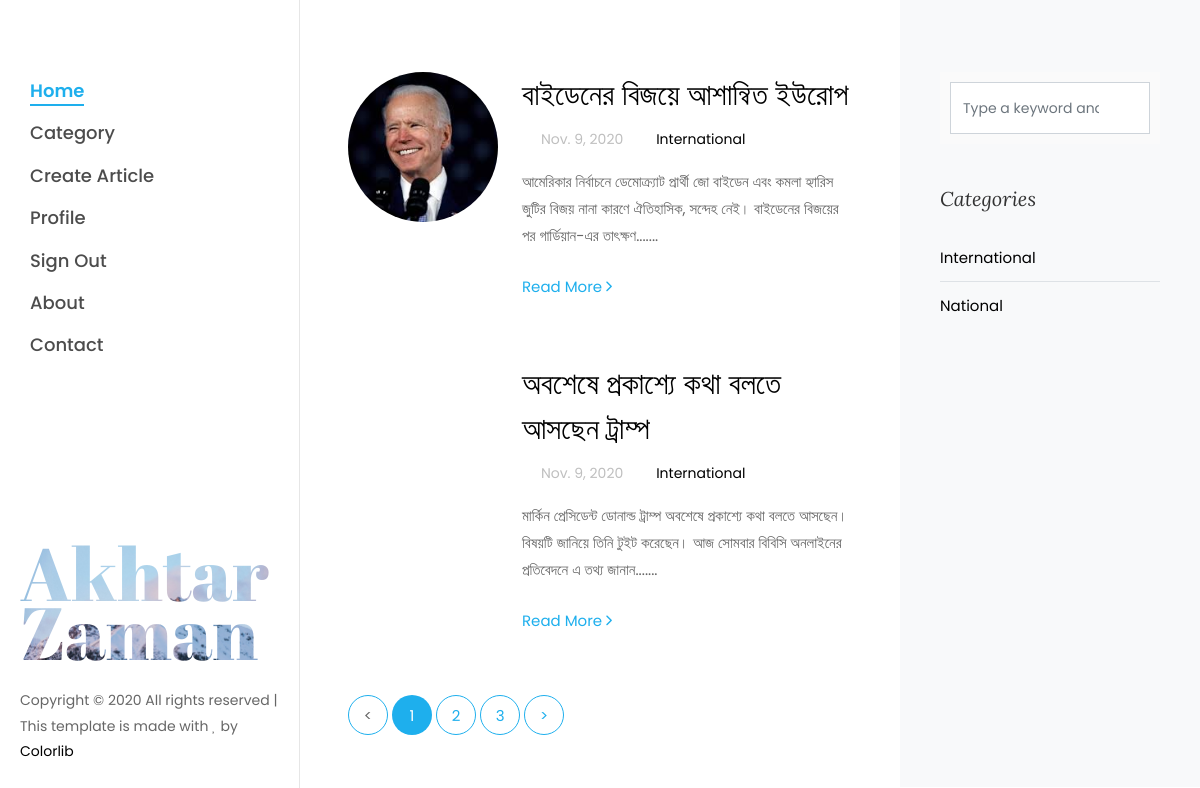
/articles/index/ (signed in), run on the app's committed database.
### Articles/models.py (models this page shows, shortened)
class Blog_Articles(models.Model):
    Title= models.CharField(max_length=300, unique=True)
    Categorry = models.ForeignKey('Category', blank=True,  on_delete = models.CASCADE, null=True)
    Description = models.TextField()
    author = models.ForeignKey(Custom_User_Model, default= None, on_delete = models.CASCADE)
    Date = models.DateField(auto_now_add=True)
    Image = models.ImageField(default='default.jpeg', blank=True)
    Status = models.CharField(max_length=1, choices=STATUS_CHOICES)
    def snippet(self):
        return self.Description[:150]+'.......'

class Category(models.Model):
    name = models.CharField(max_length=50)
    def __str__(self):
        return self.name

### Articles/views.py (the view)
# urls.py: path('index/', views.index, name='index'),
def index(request):
    post = Blog_Articles.objects.filter(Status='A')
    page = request.GET.get('page', 1)
    paginator = Paginator(post, 2)
    try:
        Blog_Posts = paginator.page(page)
    except PageNotAnInteger:
        Blog_Posts = paginator.page(1)
    except EmptyPage:
        Blog_Posts = paginator.page(paginator.num_pages)
    return render (request, 'index.html', {'Blog_Posts':Blog_Posts})

### templates/index.html
{% extends 'base.html' %} {% load static %} {% block content %}
<div class="col-xl-8 py-5 px-md-5">
    <div class="row pt-md-4">
        {% for post in Blog_Posts %}
        <div class="col-md-12">
            <div class="blog-entry ftco-animate d-md-flex">
                <a href="{% url 'FullArticle' post.id %}" class="img img-2" style="background-image: url('{{post.Image.url}}');"></a>
                <div class="text text-2 pl-md-4">
                    <h3 class="mb-2"><a href="{% url 'FullArticle' post.id %}">{{post.Title}}</a></h3>
                    <div class="meta-wrap">
                        <p class="meta">
                            <span><i class="icon-calendar mr-2"></i>{{post.Date}}</span>
                            <span><a href="single.html"><i class="icon-folder-o mr-2"></i>{{post.Categorry}}</a></span>
                            <span><i class="icon-comment2 mr-2"></i>{{post.Author}}</span>
                        </p>
                    </div>
                    <p class="mb-4">{{post.snippet}}</p>
                    <p><a href="{% url 'FullArticle' post.id %}" class="btn-custom">Read More <span class="ion-ios-arrow-forward"></span></a></p>
                </div>
            </div>
        </div>
        {% endfor %}
    </div>
    <div class="row">
        <div class="col">
            <div class="block-27">
                {% if Blog_Posts.has_other_pages %}
                <ul>
                    {% if Blog_Posts.has_previous %}
                    <li><a href="?page={{ Blog_Posts.previous_page_number }}">&lt;</a></li>
                    {% else %}
                    <li class="disabled"><span>&lt;</span></li>
                    {% endif %} {% for i in Blog_Posts.paginator.page_range %} {% if Blog_Posts.number == i %}
                    <li class="active"><span>{{ i }}</span></li>
                    {% else %}
                    <li><a href="?page={{ i }}">{{ i }}</a></li>
                    {% endif %} {% endfor %} {% if Blog_Posts.has_next %}
                    <li><a href="?page={{ Blog_Posts.next_page_number }}">&gt;</a></li>
                    {% else %}
                    <li class="disabled"><span>&gt;</span></li> {% endif %}
                </ul>
                {% endif %}
            </div>
        </div>
    </div>
</div>
<div class="col-xl-4 sidebar ftco-animate bg-light pt-5">
    <div class="sidebar-box pt-md-4">
        <form action="{% url 'search_results' %}" method="get" class="search-form">
            <div class="form-group">
                <span class="icon icon-search"> </span>
                <input type="text" class="form-control" placeholder="Type a keyword and hit enter" name="q">
            </div>
        </form>
    </div>
    <div class="sidebar-box ftco-animate">
        <h3 class="sidebar-heading">Categories</h3>
        <ul class="categories">
            <li><a href="#">International</a></li>
            <li><a href="#">National</a></li>
        </ul>
    </div>
</div>
{% endblock content %}

### static/css/icomoon.css (style rules this page uses)
[class^="icon-"], [class*=" icon-"] { font-family: 'icomoon' !important; speak: none; font-style: normal; font-weight: normal; font-variant: normal; text-transform: none; line-height: 1; -webkit-font-smoothing: antialiased; -moz-osx-font-smoothing: grayscale; }
.icon-search:before { content: "\f002"; }
.icon-calendar:before { content: "\f073"; }
.icon-folder-o:before { content: "\f114"; }
.icon-comment2:before { content: "\e0b9"; }

### data on the page
Blog_Articles: Image (picture), Title "বাইডেনের বিজয়ে আশান্বিত ইউরোপ", Date "Nov. 9, 2020", Categorry "International", snippet "আমেরিকার নির্বাচনে ডেমোক্র্যাট প্রার্থী জো বাইডেন এবং কমলা হ্যারিস জুটির বিজয় নানা কারণে ঐতিহাসিক, সন্দেহ নেই। বাইডেনের বিজয়ের পর গার্ডিয়ান-এর তাৎক্ষণ......."
Blog_Articles: Title "অবশেষে প্রকাশ্যে কথা বলতে আসছেন ট্রাম্প", Date "Nov. 9, 2020", Categorry "International", snippet "মার্কিন প্রেসিডেন্ট ডোনাল্ড ট্রাম্প অবশেষে প্রকাশ্যে কথা বলতে আসছেন। বিষয়টি জানিয়ে তিনি টুইট করেছেন। আজ সোমবার বিবিসি অনলাইনের প্রতিবেদনে এ তথ্য জানান......."

### other printed values
{{ i }} "1"
{{ i }} "2" "3"
